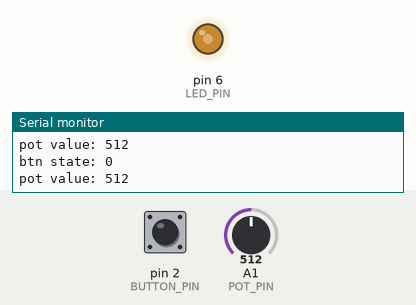
The sketch below on a simulated Arduino Uno, built with avr-gcc and run on an emulated ATmega328P. Shown: output pins drawn as LEDs (lit = HIGH), the last lines printed to the serial monitor. Inputs (shaded band) come from the test bench; at power-on: A1 (POT_PIN) = 512, pin 2 (BUTTON_PIN) LOW.

Above: at 1.2 s.
1.3 s: A1 (POT_PIN) set to 716
At 2.2 s:
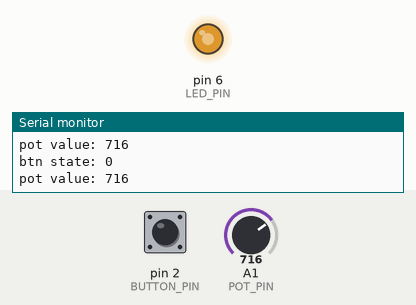
2.9 s: pin 2 (BUTTON_PIN) pulled HIGH for 0.15 s
At 3.11 s:
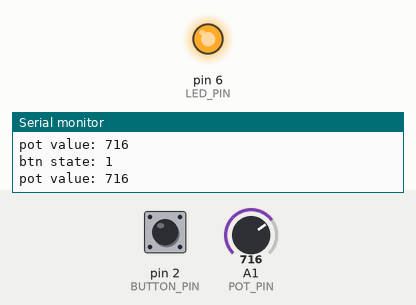
4.7 s: A1 (POT_PIN) set to 122
At 5.6 s:
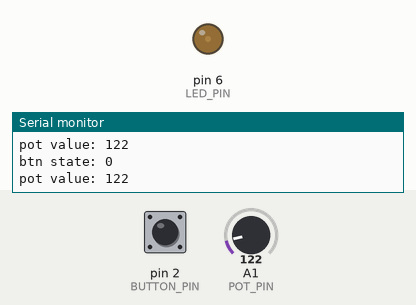
6.3 s: A1 (POT_PIN) set to 0
At 7.1 s:
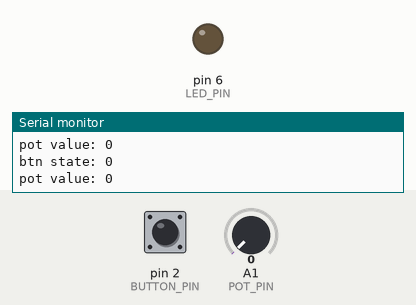
7.9 s: pin 2 (BUTTON_PIN) pulled HIGH for 1 s
At 8.6 s:
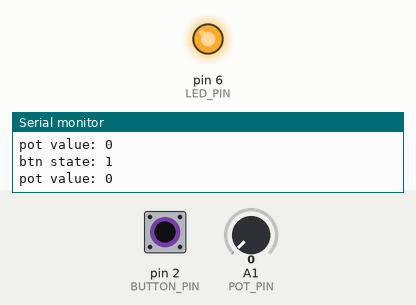
11.9 s: A1 (POT_PIN) set to 8
At 12.4 s:
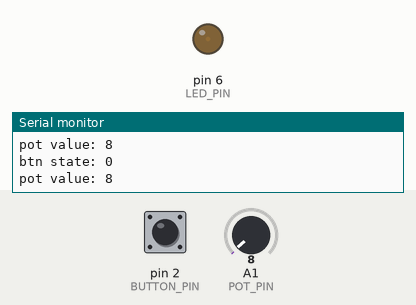
14.9 s: A1 (POT_PIN) set to 11
Timing chart, 0 to 17.9 s (numbered marks = the images above; inputs shaded):
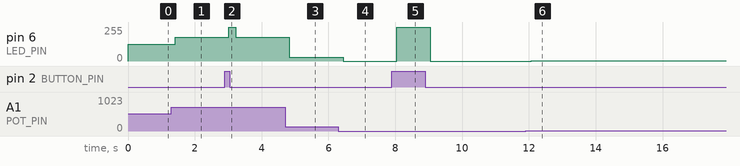

Measured:
- after the input at 1.3 s, pin 6 (LED_PIN): 127/255 → 178/255 after 0.11 s
- after the input at 2.9 s, pin 6 (LED_PIN): 178/255 → 255/255 after 0.12 s, → 178/255 0.20 s later
- after the input at 4.7 s, pin 6 (LED_PIN): 178/255 → 30/255 after 0.13 s
- after the input at 6.3 s, pin 6 (LED_PIN): 30/255 → 0/255 after 0.14 s
- after the input at 7.9 s, pin 6 (LED_PIN): 0/255 → 255/255 after 0.15 s, → 0/255 1.0 s later
- after the input at 11.9 s, pin 6 (LED_PIN): 0/255 → 1/255 after 0.17 s
- after the input at 14.9 s, pin 6 (LED_PIN): 1/255 → 2/255 after 0.18 s

The sketch:

my-led-control.ino
```cpp
/*
    LED Kontrolle mit Taster und Potentiometer

    Schaltkreis:
    Led: Pin 6

    (c) 2023 Michael
    Version 1.0.0
*/


// Einrichten von GLOBALEN Variablen
// globaler Gültigkeitsbereich (Scope)!
// Ein 'flag', um den Fehler-Modus (debug) ein- oder auszuschalten
const bool DEBUG = true;


// Alternativ: #define LED_PIN 6
const byte LED_PIN = 6; // register length 1 byte
byte ledValue;

const byte POT_PIN = A1;
unsigned int potValue; // Poties liefern Werte zwischen 0 und 1023

const byte BUTTON_PIN = 2;
bool buttonState; // Taster liefern 1 | true | HIGH oder 0 | false | LOW

void setup() {
  if (DEBUG) {
    Serial.begin(9600); // Baud
  }

  pinMode(LED_PIN, OUTPUT);
  pinMode(BUTTON_PIN, INPUT);

  // Initiales Lesen von Potentiometer und Taster
  potValue = analogRead(POT_PIN);
  buttonState = digitalRead(BUTTON_PIN);

  // Initiales Rechnen der LED Helligkeit
  ledValue = map(potValue, 0, 1023, 0, 255);
  analogWrite(LED_PIN, ledValue);
}

void loop() {
  // Auslesen des aktuellen Taster-Zustands
  buttonState = digitalRead(BUTTON_PIN);

  // Steuern der LED je nach Taster-Zustand
  if (buttonState == HIGH) {
    ledValue = 255;
  } else {
    // Helligkeit steuern
    potValue = analogRead(POT_PIN);
    ledValue = map(potValue, 0, 1023, 0, 255);
  }

  // Fehlerausgabe, wenn DEBUG == true
  if (DEBUG) {
    Serial.print("btn state: ");
    Serial.print(buttonState);
    Serial.println();
    Serial.print("pot value: ");
    Serial.print(potValue);
    Serial.println();
    delay(100);
  }

  analogWrite(LED_PIN, ledValue);
}
```
